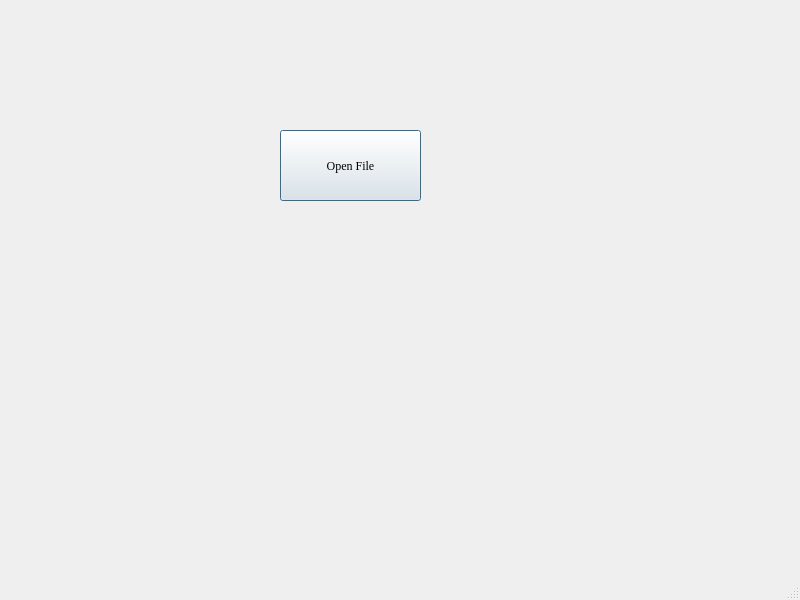
<?xml version="1.0" encoding="UTF-8"?>
<ui version="4.0">
 <class>MainWindow</class>
 <widget class="QMainWindow" name="MainWindow">
  <property name="geometry">
   <rect>
    <x>0</x>
    <y>0</y>
    <width>800</width>
    <height>600</height>
   </rect>
  </property>
  <property name="windowTitle">
   <string>MainWindow</string>
  </property>
  <widget class="QWidget" name="centralwidget">
   <widget class="QPushButton" name="pushButton">
    <property name="geometry">
     <rect>
      <x>280</x>
      <y>130</y>
      <width>141</width>
      <height>71</height>
     </rect>
    </property>
    <property name="font">
     <font>
      <family>Georgia</family>
     </font>
    </property>
    <property name="text">
     <string>Open File</string>
    </property>
    <property name="autoDefault">
     <bool>false</bool>
    </property>
    <property name="default">
     <bool>true</bool>
    </property>
    <property name="flat">
     <bool>false</bool>
    </property>
   </widget>
  </widget>
  <widget class="QMenuBar" name="menubar">
   <property name="geometry">
    <rect>
     <x>0</x>
     <y>0</y>
     <width>800</width>
     <height>21</height>
    </rect>
   </property>
  </widget>
  <widget class="QStatusBar" name="statusbar"/>
 </widget>
 <resources/>
 <connections/>
</ui>
